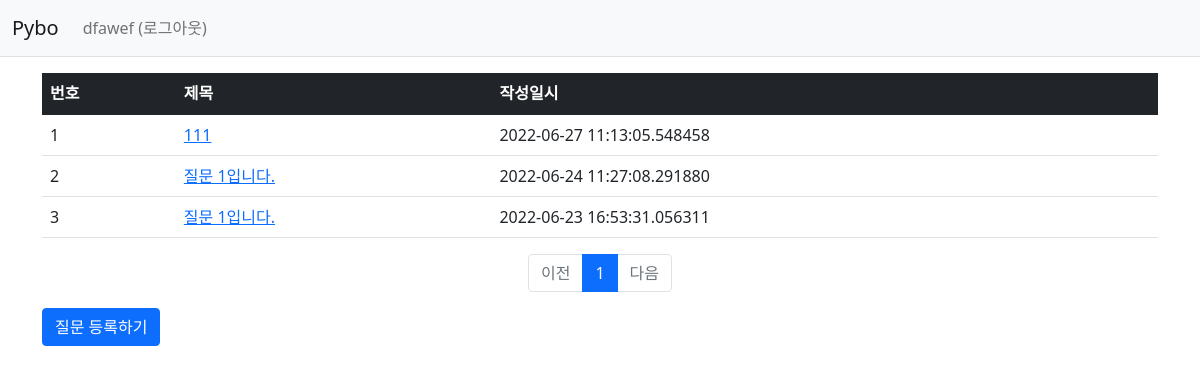
/question/list/ (signed in), run on the app's committed database.
### pybo/models.py (models this page shows)
class User(db.Model):
    id = db.Column(db.Integer, primary_key=True)
    username = db.Column(db.String(150), unique=True, nullable=False)
    password = db.Column(db.String(200), nullable=False)
    email = db.Column(db.String(120), unique=True, nullable=False)

class Question(db.Model):
    id = db.Column(db.Integer , primary_key=True)
    subject = db.Column(db.String(200), nullable=False)
    content = db.Column(db.Text(),nullable=False)
    create_date = db.Column(db.DateTime(),nullable=False)

### pybo/views/question_views.py (the view)
@bp.route('/list/')
def questionlist():
    page = request.args.get('page',type=int,default=1)
    question_list = Question.query.order_by(Question.create_date.desc())
    question_list = question_list.paginate(page,per_page=10)
    return render_template('question/question_list.html', question_list=question_list)

### pybo/views/auth_views.py (called while the page is built)
@bp.before_app_request
def load_logged_in_user():
    user_id = session.get('user_id')
    if user_id is None:
        g.user = None
    else:
        g.user = User.query.get(user_id)

### pybo/templates/question/question_list.html
{% extends 'base.html' %}
{% block content %}
<div class="container my-3">
    <table class="table">
        <thead>
        <tr class="table-dark">
            <th>번호</th>
            <th>제목</th>
            <th>작성일시</th>
        </tr>
        </thead>
        <tdoby>
            {% if question_list %}
                {% for question in question_list.items %}
                    <tr>
                        <td>{{ loop.index }}</td>
                        <td><a href="{{ url_for('question.detail', question_id=question.id) }}">{{ question.subject }}</a>
                        </td>
                        <td>{{ question.create_date }}</td>
                    </tr>
                {% endfor %}
            {% endif %}
        </tdoby>
    </table>
    <ul class="pagination justify-content-center">
        {% if question_list.has_prev %}
        <li class="page-item">
            <a class="page-link" href="?page={{ question_list.prev_num }}">이전</a>
        </li>
        {% else %}
        <li class="page-item disabled">
            <a class="page-link" tabindex="-1" aria-disabled="true" href="javascript:void(0)">이전</a>
        </li>
        {% endif %}
        {% for page_num in question_list.iter_pages() %}
        {% if page_num %}
        {% if page_num != question_list.page %}
        <li class="page-item">
            <a class="page-link" href="?page={{ page_num }}">{{ page_num }}</a>
        </li>
        {% else %}
        <li class="page-item active" aria-current="page">
            <a class="page-link" href="javascript:void(0)">{{ page_num }}</a>
        </li>
        {% endif %}
        {% else %}
        <li class="disabled">
            <a class="page-link" href="javascript:void(0)">...</a>
        </li>
        {% endif %}
        {% endfor %}
        {% if question_list.has_next %}
        <li class="page-item">
            <a class="page-link" href="?page={{ question_list.next_num }}">다음</a>
        </li>
        {% else %}
        <li class="page-item disabled">
            <a class="page-link" tabindex="-1" aria-disabled="true" href="javascript:void(0)">다음</a>
        </li>
        {% endif %}
    </ul>
    <a href="{{url_for('question.create')}}" class="btn btn-primary">질문 등록하기</a>
</div>
{% endblock %}

### pybo/templates/base.html (shortened to what this page needs)
<!doctype html>
<html lang="ko" xmlns="http://www.w3.org/1999/html">
<head>
    <link rel="stylesheet" href="{{ url_for('static', filename='bootstrap.min.css') }}">
</head>
<body>
<nav class="navbar navbar-expand-lg navbar-light bg-light border-bottom">
    <div class="container-fluid">
        <a class="navbar-brand" href="{{ url_for('main.index') }}">Pybo</a>
        <div class="collapse navbar-collapse" id="navbarSupportedContent">
            {% if g.user %}
            <ul class="navbar-nav">
                <li class="nav-item ">
                    <a class="nav-link" href="{{ url_for('auth.logout')}}">{{ g.user.username }} (로그아웃)</a>
                </li>
            </ul>
            {% endif %}
        </div>
    </div>
</nav>
{% block content %}
{% endblock %}

### data on the page
User: user.username "dfawef"
Question: subject "111", create_date "2022-06-27 11:13:05.548458"
Question: subject "질문 1입니다.", create_date "2022-06-24 11:27:08.291880"
Question: subject "질문 1입니다.", create_date "2022-06-23 16:53:31.056311"

### other printed values
{{ page_num }} "1"
